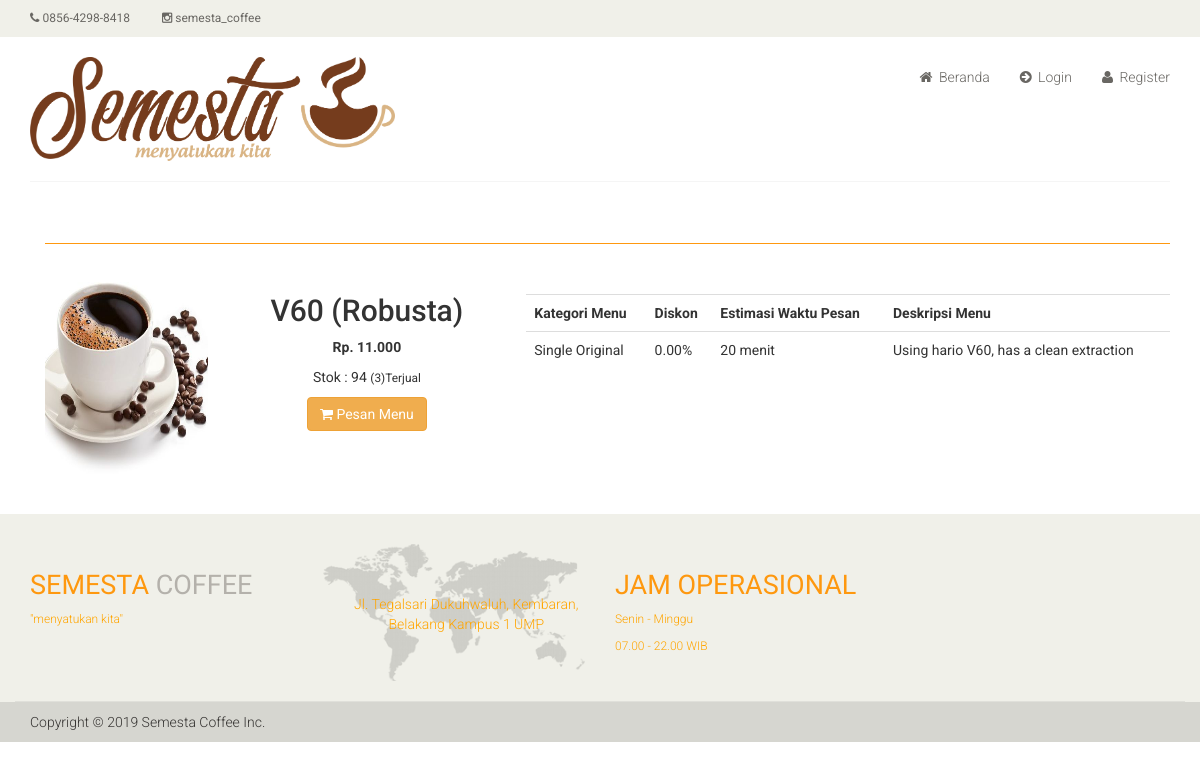
The app's page /?i=detail-barang&id=9, older data.
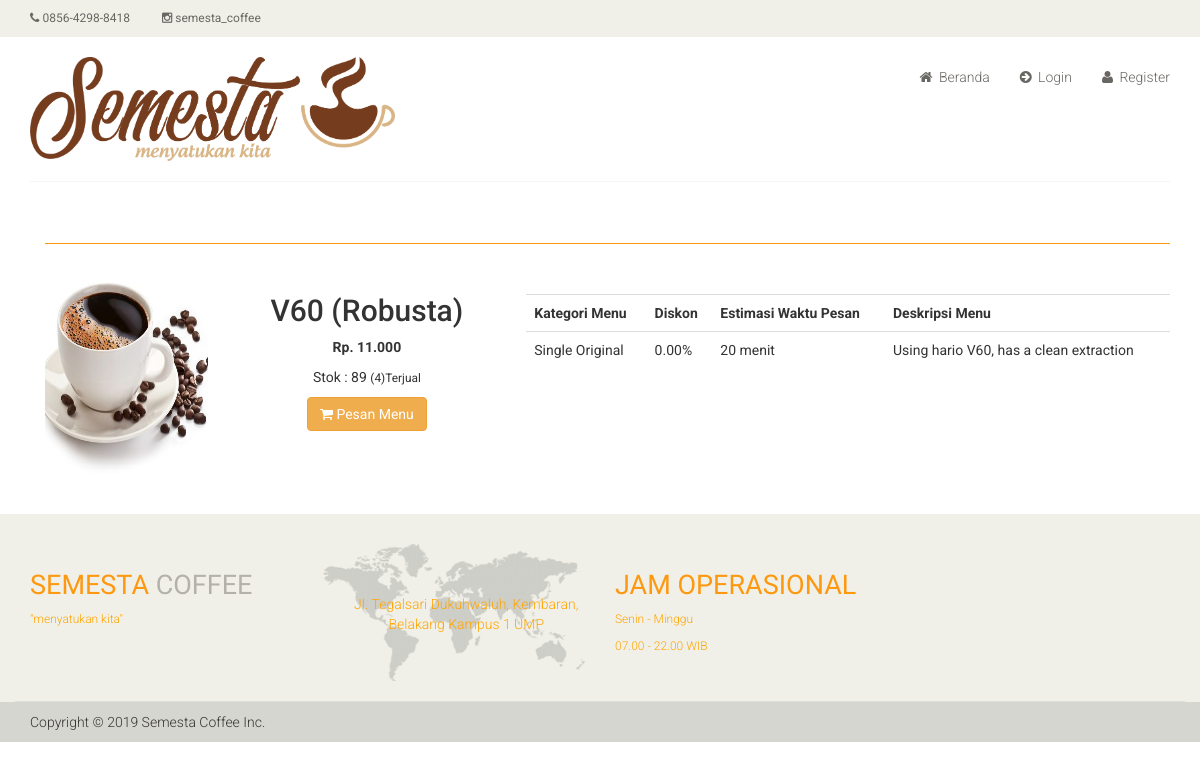
The same page, newer data.
### tables this page shows
CREATE TABLE `m_barang` (
  `brg_id` int(11) NOT NULL,
  `judul` varchar(100) NOT NULL,
  `estimasi_menu` varchar(255) NOT NULL,
  `penerbit_id` int(11) DEFAULT NULL,
  `thn_terbit` varchar(100) DEFAULT NULL,
  `kota_terbit` varchar(100) DEFAULT NULL,
  `stok` int(11) NOT NULL,
  `jenis_id` int(11) DEFAULT NULL,
  `kategori_id` int(11) NOT NULL,
  `kategoriacc_id` int(11) DEFAULT NULL,
  `penulis_id` int(11) DEFAULT NULL,
  `harga_beli` int(11) NOT NULL,
  `harga_jual` int(11) NOT NULL,
  `jml_terjual` int(11) NOT NULL,
  `diskon` double(8,2) NOT NULL,
  `berat` double(8,2) DEFAULT NULL,
  `jml_halaman` int(11) DEFAULT NULL,
  `image` varchar(100) NOT NULL,
  `deskripsi` varchar(1000) NOT NULL
);

CREATE TABLE `l_kategori` (
  `kategori_id` int(11) NOT NULL,
  `kategori_name` varchar(100) NOT NULL
);

### dtl_barang.php (the view, shortened to what this page needs)
<section>
	<div class="container">
		<div class="row">
			<?php
			$sbuku = mysqli_query($koneksi, "SELECT * FROM m_barang a
								  			 LEFT OUTER JOIN l_kategori b on a.kategori_id = b.kategori_id
								  			 LEFT OUTER JOIN l_penerbit c on a.penerbit_id = c.penerbit_id
								  			 LEFT OUTER JOIN l_penulis d on a.penulis_id = d.penulis_id
											 WHERE brg_id = '$_GET[id]'");
			$hbuku = mysqli_fetch_array($sbuku);
			?>
			<div class="col-sm-12 padding-right">
				<div class="category-tab">
					<div class="col-sm-12">
						<ul class="nav nav-tabs">
						</ul>
					</div>
					<div class="tab-content">
						<div class="tab-pane fade active in">
							<div class="col-sm-2">
								<div class="">
									<div class="single-products">
										<div class="productinfo text-right">
											<img class="img img-responsive" src="<?php echo md5('admin') ?>/dist/img/buku/<?php echo $hbuku['image'] ?>" alt="" style="width:;height:200px;" />
										</div>
									</div>
								</div>
							</div>
							<div class="col-sm-3">
								<div class="">
									<div class="single-products">
										<div class="text-center">
											<h2><?php echo $hbuku['judul'] ?></h2>
											<?php
											$diskon = $hbuku['diskon'] / 100;
											if ($diskon > 0) {
												$harga = $hbuku['harga_jual'] * $diskon;
												$hrg = $hbuku['harga_jual'] - $harga;
												?>
												<font style="color:red"><b>Rp. <strike><?php echo number_format($hbuku['harga_jual'], 0, ",", ".") ?></strike></b></font>
												<font>&nbsp;&nbsp;</font>
												<font><b> Rp. <?php echo number_format($hrg, 0, ",", ".") ?></b></font>
												<p></p>
											<?php
											} else {
												?>
												<p><b>Rp. <?php echo number_format($hbuku['harga_jual'], 0, ",", ".") ?></b></p>
											<?php
											}
											?>
											<p>Stok : <?php echo $hbuku['stok'] ?> <small>(<?php echo $hbuku['jml_terjual'] ?>)Terjual</small></p><a href="?i=<?php echo md5('beli') ?>&id=<?php echo $hbuku['brg_id'] ?>" class="btn btn-warning"><i class="fa fa-shopping-cart"></i> Pesan Menu</a>
										</div><br />
									</div>
								</div>
							</div>
							<div class="col-sm-7">
								<div class="">
									<div class="single-products">
										<div class="table-responsive">
											<table class="table">
												<tr>
													<th>Kategori Menu</th>
													<th>Diskon</th>
													<th>Estimasi Waktu Pesan</th>
													<th>Deskripsi Menu</th>
												</tr>
												<tr>
													<td><?php echo $hbuku['kategori_name'] ?></td>
													<td><?php echo $hbuku['diskon'] ?>%</td>
													<td><?php echo $hbuku['estimasi_menu'] ?></td>
													<td><?php echo $hbuku['deskripsi'] ?></td>
												</tr>
											</table>
										</div>
									</div>
								</div>
							</div>
						</div>
					</div>
				</div>
			</div>
		</div>
	</div>
</section><br /><br />

### index.php (shortened to what this page needs)
<?php
require_once("koneksi.php");
$a = mysqli_query($koneksi, "SELECT * FROM m_user WHERE user_id = '$_SESSION[id]'");
$b = mysqli_num_rows($a);
if ($b == 1) {
	$h = mysqli_fetch_array($a);
	header("Location: login_val.php?lv=$h[level_id]");
} else {
	?>
	<!DOCTYPE html>
	<html>
	<head>
		<link href="css/bootstrap.min.css" rel="stylesheet">
		<link href="css/font-awesome.min.css" rel="stylesheet">
		<link href="css/prettyPhoto.css" rel="stylesheet">
		<link href="css/price-range.css" rel="stylesheet">
		<link href="css/animate.css" rel="stylesheet">
		<link href="css/main.css" rel="stylesheet">
		<link href="css/responsive.css" rel="stylesheet">
	</head>
	<body class="hold-transition login-page" style="background-color:#FFF">
		<?php
			if (isset($_GET['i'])) {
				if ($_GET['i'] == md5('login') || $_GET['i'] == md5('regis') || $_GET['i'] == md5('verif') || $_GET['i'] == md5('resetpass') || $_GET['i'] == md5('resetpass_verif') || $_GET['i'] == md5('reset')) {
					?>
				<center>
					<br>
					<br>
					<a href="?i="><img class="img img-responsive" src="images/logo_header.png" width="390" height="95"></a>
				</center>
			<?php
					} else {
						?>
				<header id="header">
					<div class="header_top">
						<div class="container">
							<div class="row">
								<div class="col-sm-6">
									<div class="contactinfo">
										<ul class="nav nav-pills">
											<li><a href="#"><i class="fa fa-phone"></i> 0856-4298-8418</a></li>
											<li><a href="https://www.instagram.com/semesta_coffee/" target="_blank"><i class="fa fa-instagram"></i> semesta_coffee</a></li>
										</ul>
									</div>
								</div>
							</div>
						</div>
					</div>
					<div class="header-middle">
						<div class="container">
							<div class="row">
								<div class="col-sm-4">
									<div class="logo pull-left">
										<a href="?i="><img class="img img-responsive" src="images/logo_header.png" width="390" height="95"></a>
									</div>
								</div>
								<div class="col-sm-8">
									<div class="shop-menu pull-right">
										<ul class="nav navbar-nav">
											<li><a href="?i=beranda"><i class="fa fa-home"></i> Beranda</a></li>
											<li><a href="?i=<?php echo md5('login') ?>"><i class="fa  fa-arrow-circle-right"></i> Login</a></li>
											<li><a href="?i=<?php echo md5('regis') ?>"><i class="fa  fa-user"></i> Register</a></li>
										</ul>
									</div>
								</div>
							</div>
						</div>
					</div>
					<div class="header-bottom">
						<div class="container">
							<div class="row">
								<div class="col-sm-9">
								</div>
								<div class="col-sm-3">
								</div>
							</div>
						</div>
					</div>
				</header>
		<?php
				}
			}
			?>
		<?php
			if (!isset($_GET['i'])) {
				require_once('catalog.php');
			} else {
				switch ($_GET['i']) {
					case "detail-barang":
						require_once('dtl_barang.php');
						break;
						?>
			<?php
				}
			}
			?>
			<footer id="footer">
				<div class="footer-top">
					<div class="container">
						<div class="row">
							<div class="col-sm-3">
								<div class="companyinfo">
									<h2><span>Semesta</span> Coffee</h2>
									<p style="color: orange;">"menyatukan kita"</p>
								</div>
							</div>
							<div class="col-sm-3">
								<div class="address">
									<img src="images/home/map.png" alt="" />
									<p style="text-align:center; color: orange;">Jl. Tegalsari Dukuhwaluh, Kembaran, Belakang Kampus 1 UMP</p>
								</div>
							</div>
							<div class="col-sm-3">
								<div class="companyinfo">
									<h2><span>Jam Operasional</span></h2>
									<p style="color: orange;">Senin - Minggu</p>
									<p style="color: orange;">07.00 - 22.00 WIB</p>
								</div>
							</div>
						</div>
					</div>
				</div>
				<div class="footer-bottom">
					<div class="container">
						<div class="row">
							<p class="pull-left">Copyright © 2019 Semesta Coffee Inc.</p>
						</div>
					</div>
				</div>
			</footer>
	</body>
	</html>
<?php
}
?>

### css/main.css (style rules this page uses)
body { font-family: 'Roboto', sans-serif; background:; position: relative; font-weight:400px; }
ul li { list-style: none; }
a { -webkit-transition: 300ms; -moz-transition: 300ms; -o-transition: 300ms; transition: 300ms; }
h1, h2, h3, h4, h5, h6 { font-family: 'Roboto', sans-serif; }
.header_top { background: none repeat scroll 0 0 #F0F0E9; }
.contactinfo ul li:first-child { margin-left: -15px; }
.contactinfo ul li a { font-size: 12px; color: #696763; font-family: 'Roboto', sans-serif; }
.header-middle .container .row { border-bottom: 1px solid #f5f5f5; margin-left: 0; margin-right: 0; padding-bottom: 20px; padding-top: 20px; }
.header-middle .container .row .col-sm-4 { padding-left: 0; }
.header-middle .container .row .col-sm-8 { padding-right:0; }
.shop-menu ul li { display:inline-block; padding-left: 15px; padding-right: 15px; }
.shop-menu ul li:last-child { padding-right: 0; }
.shop-menu ul li a { background: #FFFFFF; color: #696763; font-family: 'Roboto', sans-serif; font-size: 14px; font-weight: 300; padding:0; padding-right: 0; margin-top: 10px; }
.shop-menu ul li a i { margin-right:3px; }
.header-bottom { padding-bottom: 30px; padding-top: 30px; }
#footer { background: #F0F0E9; }
.footer-top .container { border-bottom: 1px solid #E0E0DA; padding-bottom: 20px; }
.companyinfo { margin-top: 57px; }
.companyinfo h2 { color: #B4B1AB; font-family: abel; font-size: 27px; text-transform: uppercase; }
.companyinfo h2 span { color:#FE980F; }
.companyinfo p { color: #B3B3AD; font-family: 'Roboto', sans-serif; font-size: 12px; font-weight: 300; }
.footer-top .col-sm-3 { overflow: hidden; }
.address { margin-top: 30px; position: relative; overflow: hidden; }
.address img { width:100%; }
.address p { color: #666663; font-family: 'Roboto', sans-serif; font-size: 14px; font-weight: 300; left: 25px; position: absolute; top: 50px; }
.footer-bottom { background: #D6D6D0; padding-top: 10px; }
.footer-bottom p { color: #363432; font-family: 'Roboto', sans-serif; font-weight: 300; margin-left: 15px; }
.padding-right { padding-right: 0; }
.single-products { position: relative; }
.productinfo img { width: 100%; }
.productinfo { position:relative; }
.category-tab { overflow: hidden; }
.category-tab ul { background: #40403E; border-bottom: 1px solid #FE980F; list-style: none outside none; margin: 0 0 30px; padding: 0; width: 100%; }

Row changes from the older to the newer data that the page shows:
changed m_barang "V60 (Robusta)": stok "94" → "89"; jml_terjual "3" → "4"
